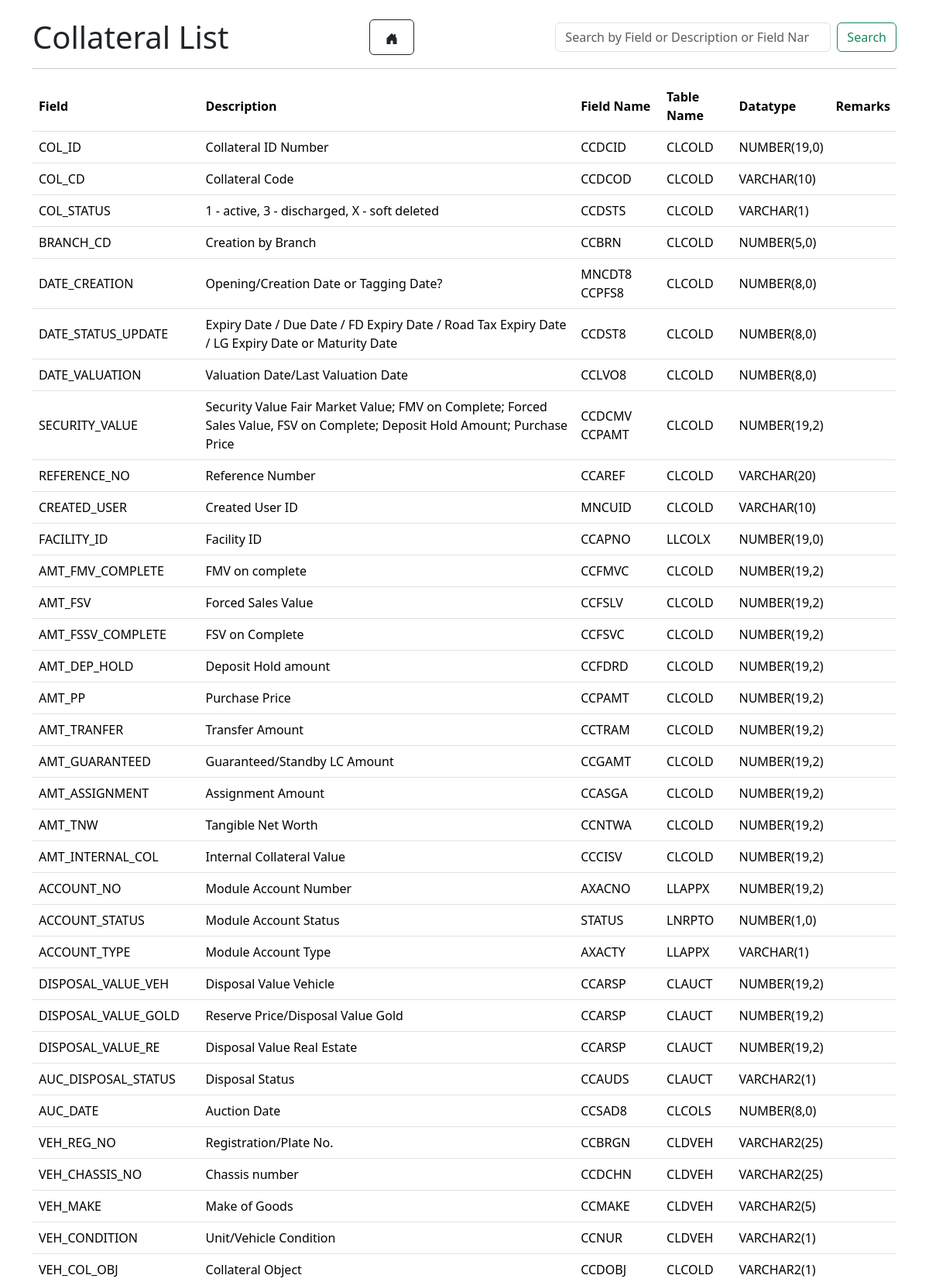
Page /datas/collaterals/ (upper part) on the committed database.
### datas/models.py (models this page shows, shortened)
class Collateral(models.Model):
    field = models.CharField(max_length=100)
    description = models.CharField(max_length=200)
    field_name = models.CharField(max_length=100)
    table_name = models.CharField(max_length=50)
    datatype = models.CharField(max_length=50)
    remarks = models.CharField(max_length=250, blank=True, null=True)

### datas/views.py (the view)
# urls.py: path('collaterals/', col_list, name='col_list'),
def col_list(request):
    query = request.GET.get('q')
    if query:
        cols = Collateral.objects.filter(field__icontains=query) | Collateral.objects.filter(field_name__icontains=query) | Collateral.objects.filter(description__icontains=query)
    else:
        cols = Collateral.objects.all()
    if request.headers.get('x-requested-with') == 'XMLHttpRequest':
        html = render_to_string('datas/partial_collateral_list.html', {'cols': cols})
        return JsonResponse({'html': html})
    return render(request, 'datas/col_list.html', {'cols': cols})

### datas/templates/datas/col_list.html (shortened to what this page needs)
<!DOCTYPE html>
<html lang="en">
<head>
    {% load static %}
    <link href="{% static 'bootstrap/css/bootstrap.min.css' %}" rel="stylesheet">
</head>
<body>
    <div class="container mt-4">
        <div class="d-flex justify-content-between align-items-center mb-3">
            <h1 class="mb-0">Collateral List</h1>
            <a href="{% url 'front_page' %}" class="btn btn-outline-dark"> </a>
            <form class="d-flex" id="search-form">
                <input class="form-control me-2" type="search" id="search-input" placeholder="Search by Field or Description or Field Name" aria-label="Search" style="width: 356px">
                <button class="btn btn-outline-success" type="submit">Search</button>
            </form>
        </div>
        <hr>
    <body>
        <div class="table-responsive">
            <table class="table align-middle">
                <thead>
                    <tr class="align-middle">
                    <th>Field</th>
                    <th>Description</th>
                    <th>Field Name</th>
                    <th>Table Name</th>
                    <th>Datatype</th>
                    <th>Remarks</th>
                </tr>
            </thead>
            <tbody id="cols-table-body">
                {% for col in cols %}
                <tr class="align-middle">
                    <td>{{ col.field }}</td>
                    <td>{{ col.description }}</td>
                    <td>{{ col.field_name }}</td>
                    <td>{{ col.table_name }}</td>
                    <td>{{ col.datatype }}</td>
                    <td>{{ col.remarks }}</td>
                </tr>
                {% empty %}
                <tr>
                    <td colspan="5">No results found.</td>
                </tr>
                {% endfor %}
            </tbody>
        </table>
    </div>
</div>
</body>
</html>

### datas/templates/datas/col_list.html (style rules this page uses)
.btn.btn-outline-dark { padding: 10px 20px; transition: all 0.3s ease; }

### rows in the picture
Collateral: field "COL_ID", description "Collateral ID Number", field_name "CCDCID", table_name "CLCOLD", datatype "NUMBER(19,0)"
Collateral: field "COL_CD", description "Collateral Code", field_name "CCDCOD", table_name "CLCOLD", datatype "VARCHAR(10)"
Collateral: field "COL_STATUS", description "1 - active, 3 - discharged, X - soft deleted", field_name "CCDSTS", table_name "CLCOLD", datatype "VARCHAR(1)"
Collateral: field "BRANCH_CD", description "Creation by Branch", field_name "CCBRN", table_name "CLCOLD", datatype "NUMBER(5,0)"
Collateral: field "DATE_CREATION", description "Opening/Creation Date or Tagging Date?", field_name "MNCDT8 CCPFS8", table_name "CLCOLD", datatype "NUMBER(8,0)"
Collateral: field "DATE_STATUS_UPDATE", description "Expiry Date / Due Date / FD Expiry Date / Road Tax Expiry Date / LG Expiry Date or Maturity Date", field_name "CCDST8", table_name "CLCOLD", datatype "NUMBER(8,0)"
Collateral: field "DATE_VALUATION", description "Valuation Date/Last Valuation Date", field_name "CCLVO8", table_name "CLCOLD", datatype "NUMBER(8,0)"
Collateral: field "SECURITY_VALUE", description "Security Value Fair Market Value; FMV on Complete; Forced Sales Value, FSV on Complete; Deposit Hold Amount; Purchase Price", field_name "CCDCMV CCPAMT", table_name "CLCOLD", datatype "NUMBER(19,2)"
Collateral: field "REFERENCE_NO", description "Reference Number", field_name "CCAREF", table_name "CLCOLD", datatype "VARCHAR(20)"
Collateral: field "CREATED_USER", description "Created User ID", field_name "MNCUID", table_name "CLCOLD", datatype "VARCHAR(10)"
Collateral: field "FACILITY_ID", description "Facility ID", field_name "CCAPNO", table_name "LLCOLX", datatype "NUMBER(19,0)"
Collateral: field "AMT_FMV_COMPLETE", description "FMV on complete", field_name "CCFMVC", table_name "CLCOLD", datatype "NUMBER(19,2)"
Collateral: field "AMT_FSV", description "Forced Sales Value", field_name "CCFSLV", table_name "CLCOLD", datatype "NUMBER(19,2)"
Collateral: field "AMT_FSSV_COMPLETE", description "FSV on Complete", field_name "CCFSVC", table_name "CLCOLD", datatype "NUMBER(19,2)"
Collateral: field "AMT_DEP_HOLD", description "Deposit Hold amount", field_name "CCFDRD", table_name "CLCOLD", datatype "NUMBER(19,2)"
Collateral: field "AMT_PP", description "Purchase Price", field_name "CCPAMT", table_name "CLCOLD", datatype "NUMBER(19,2)"
Collateral: field "AMT_TRANFER", description "Transfer Amount", field_name "CCTRAM", table_name "CLCOLD", datatype "NUMBER(19,2)"
Collateral: field "AMT_GUARANTEED", description "Guaranteed/Standby LC Amount", field_name "CCGAMT", table_name "CLCOLD", datatype "NUMBER(19,2)"
Collateral: field "AMT_ASSIGNMENT", description "Assignment Amount", field_name "CCASGA", table_name "CLCOLD", datatype "NUMBER(19,2)"
Collateral: field "AMT_TNW", description "Tangible Net Worth", field_name "CCNTWA", table_name "CLCOLD", datatype "NUMBER(19,2)"
Collateral: field "AMT_INTERNAL_COL", description "Internal Collateral Value", field_name "CCCISV", table_name "CLCOLD", datatype "NUMBER(19,2)"
Collateral: field "ACCOUNT_NO", description "Module Account Number", field_name "AXACNO", table_name "LLAPPX", datatype "NUMBER(19,2)"
Collateral: field "ACCOUNT_STATUS", description "Module Account Status", field_name "STATUS", table_name "LNRPTO", datatype "NUMBER(1,0)"
Collateral: field "ACCOUNT_TYPE", description "Module Account Type", field_name "AXACTY", table_name "LLAPPX", datatype "VARCHAR(1)"
Collateral: field "DISPOSAL_VALUE_VEH", description "Disposal Value Vehicle", field_name "CCARSP", table_name "CLAUCT", datatype "NUMBER(19,2)"
Collateral: field "DISPOSAL_VALUE_GOLD", description "Reserve Price/Disposal Value Gold", field_name "CCARSP", table_name "CLAUCT", datatype "NUMBER(19,2)"
Collateral: field "DISPOSAL_VALUE_RE", description "Disposal Value Real Estate", field_name "CCARSP", table_name "CLAUCT", datatype "NUMBER(19,2)"
Collateral: field "AUC_DISPOSAL_STATUS", description "Disposal Status", field_name "CCAUDS", table_name "CLAUCT", datatype "VARCHAR2(1)"
Collateral: field "AUC_DATE", description "Auction Date", field_name "CCSAD8", table_name "CLCOLS", datatype "NUMBER(8,0)"
Collateral: field "VEH_REG_NO", description "Registration/Plate No.", field_name "CCBRGN", table_name "CLDVEH", datatype "VARCHAR2(25)"
Collateral: field "VEH_CHASSIS_NO", description "Chassis number", field_name "CCDCHN", table_name "CLDVEH", datatype "VARCHAR2(25)"
Collateral: field "VEH_MAKE", description "Make of Goods", field_name "CCMAKE", table_name "CLDVEH", datatype "VARCHAR2(5)"
Collateral: field "VEH_CONDITION", description "Unit/Vehicle Condition", field_name "CCNUR", table_name "CLDVEH", datatype "VARCHAR2(1)"
Collateral: field "VEH_COL_OBJ", description "Collateral Object", field_name "CCDOBJ", table_name "CLCOLD", datatype "VARCHAR2(1)"
